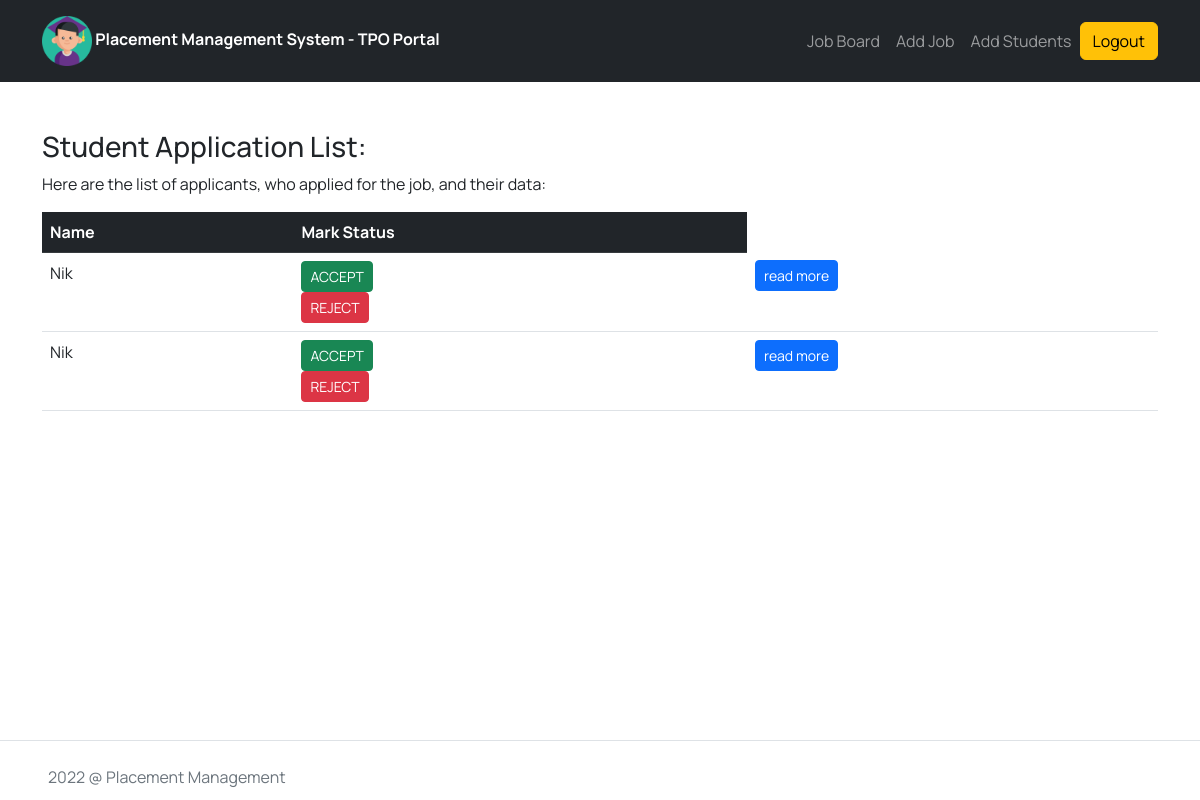
Page /tpo/job-applicants/5bd89a8f-9339-4734-a115-7ef6ab6e0dbb/ (signed in) on the committed database.
### app/models.py (models this page shows, shortened)
class JobApplicationModel(BaseModel):
    job = models.ForeignKey(JobModel, related_name="job_applied", on_delete=models.CASCADE)
    applicant = models.ForeignKey(StudentModel, related_name="job_applicant", on_delete=models.CASCADE)
    status = models.CharField(choices=PLACEMENT_STATUS, max_length=10, default=PLACEMENT_STATUS[0])
    class Meta:
        db_table = "job_application"

### base/models.py (models this page shows)
class BaseModel(models.Model):
    id = models.UUIDField(primary_key=True, default=uuid.uuid4, editable=False)
    created_at = models.DateTimeField(auto_now=True)
    updated_at = models.DateTimeField(auto_now_add=True)
    class Meta:
        abstract = True

class MyBaseUser(AbstractBaseUser, PermissionsMixin, BaseModel):
    email = models.EmailField(max_length=100, unique=True)
    name = models.CharField(max_length=100, validators=[validate_name])
    phone = models.CharField(max_length=13, null=True, blank=True)
    is_staff = models.BooleanField(default=False)
    is_superuser = models.BooleanField(default=False)
    is_active = models.BooleanField(default=True)
    objects = UserManager()
    USERNAME_FIELD = 'email'
    EMAIL_FIELD = 'email'
    REQUIRED_FIELDS = []

### app/views.py (the view)
# urls.py: path("tpo/job-applicants/<job_id>/", views.tpo_applicants_list, name='job-applicants'),
@login_required(login_url='/tpo-login/')
def tpo_applicants_list(request, job_id):
    try:
        context["job_applicantion"] = JobApplicationModel.objects.filter(job__id=job_id)
    except Exception as e:
        print(e)
    return render(request, "tpo/applicants-list.html", context)

### templates/tpo/applicants-list.html (shortened to what this page needs)
{% extends '../teacher_base.html' %}
{% load static %}
{% block content %}
<section id="check-applicants" class="container my-5">
    <h3>Student Application List: </h3>
    <p>Here are the list of applicants, who applied for the job, and their data:</p>
    <div class="student-data-container">
        <table class="table">
            <thead class="table-dark">
                <tr>
                    <th scope="col">Name</th>
                    <th scope="col">Mark Status</th>
                </tr>
            </thead>
            <tbody>
                {% for app in job_applicantion %}
                <tr>
                    <td>
                        {{ app.applicant.name | safe }}
                    </td>
                    <td>
                        <form action="{% url 'job-applicants-accept' app.id %}" method="POST">
                            <button class="btn btn-success btn-sm me-2" type="SUBMIT">ACCEPT</button>
                        </form>
                        <form action="{% url 'job-applicants-accept' app.id %}" method="POST">
                            <button class="btn btn-danger btn-sm me-2" type="SUBMIT">REJECT</button>
                        </form>
                    </td>
                    <td>
                        <button type="button" class="btn btn-primary btn-sm" data-bs-toggle="modal"
                            data-bs-target="#studentData">
                            read more
                        </button>
                    </td>
                </tr>
                {% endfor %}
            </tbody>
        </table>
    </div>
</section>
{% endblock content %}

### static/css/style.css (style rules this page uses)
body { font-family: "Manrope", Arial, Helvetica, sans-serif; max-width: 1700px; }

### rows in the picture
JobApplicationModel: applicant.name "Nik"
JobApplicationModel: applicant.name "Nik"
